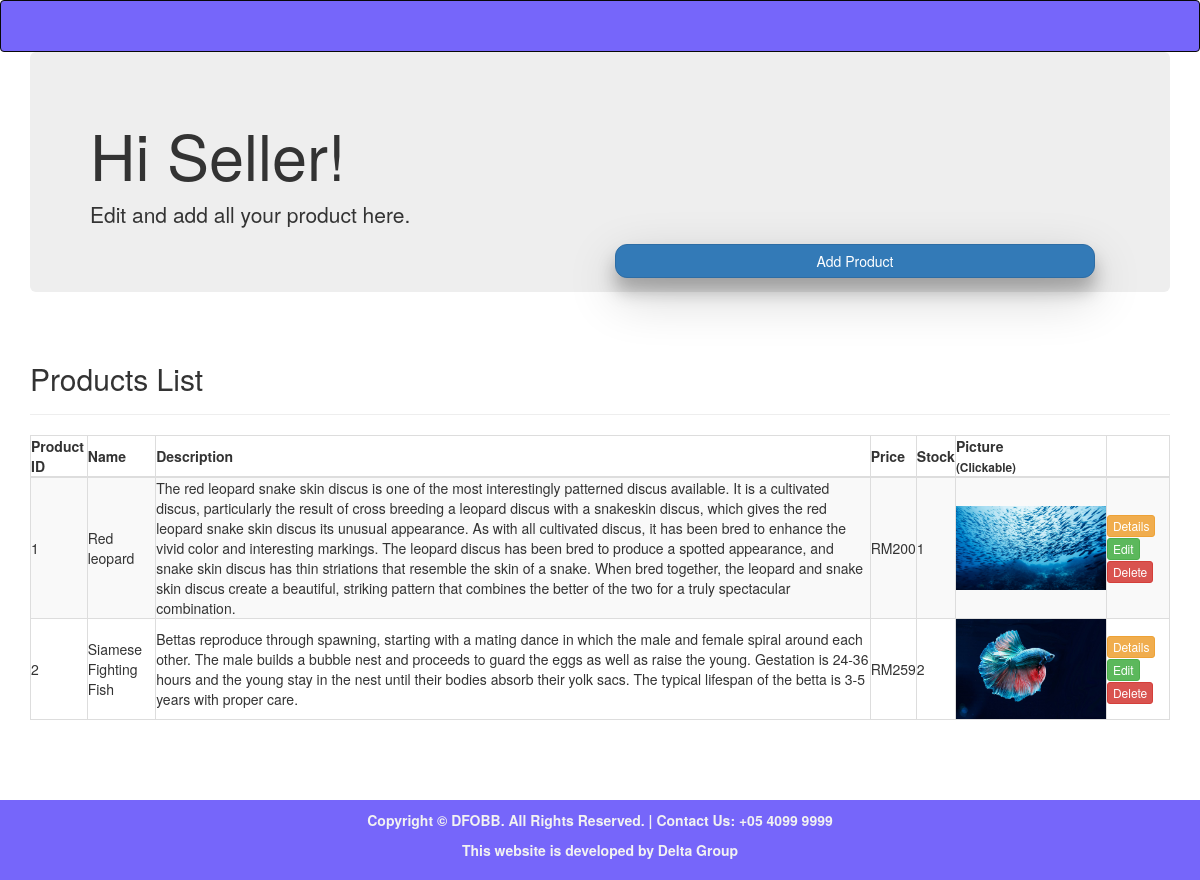
/sellerpage.php, run on an earlier commit of the app's database.
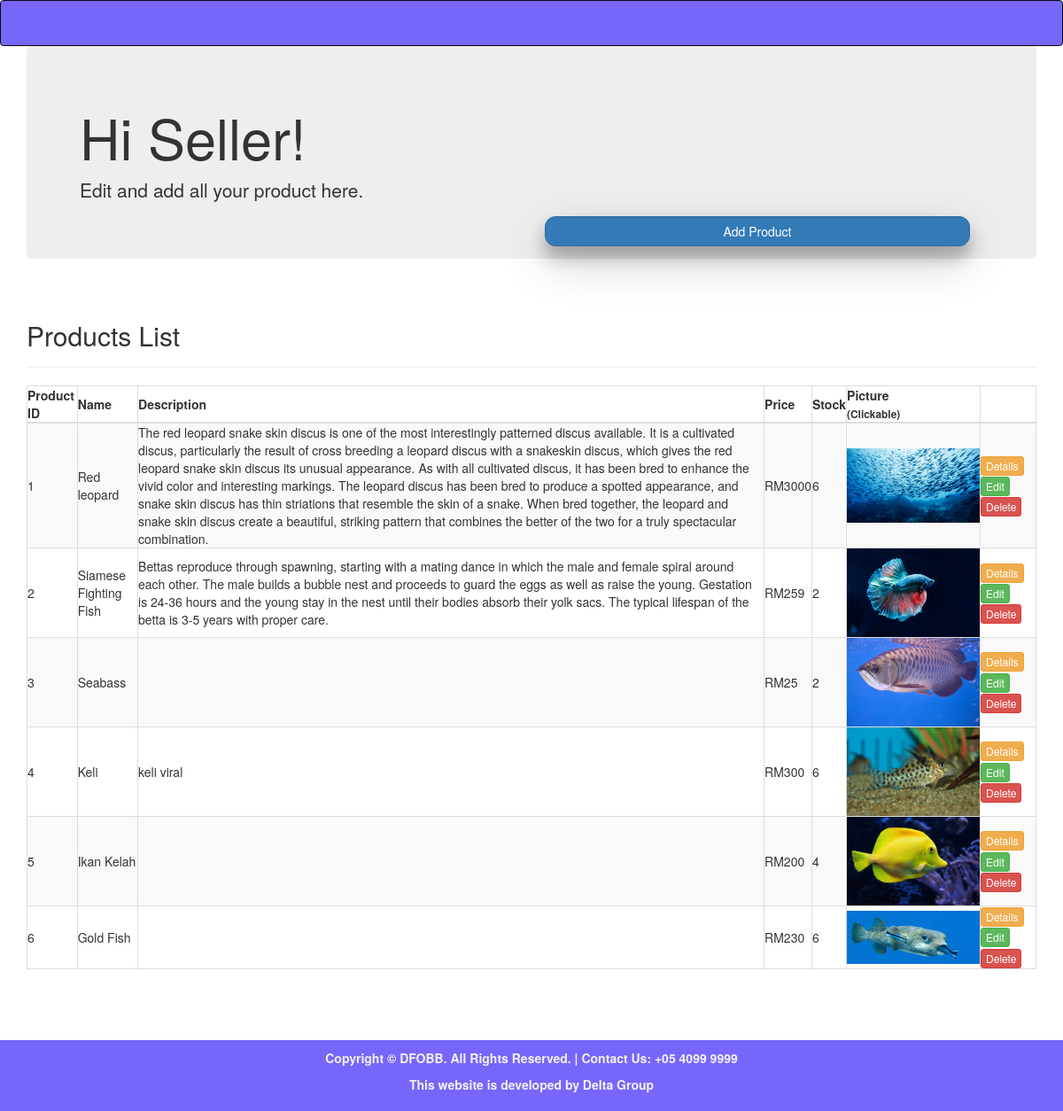
And on a later commit of the database.
### tables this page shows
CREATE TABLE `tbl_productsell_delta` (
  `ID` int(11) NOT NULL,
  `PICTURE` varchar(255) NOT NULL,
  `NAME` varchar(255) NOT NULL,
  `DESCRIPTION` text NOT NULL,
  `SELLER` varchar(50) DEFAULT NULL,
  `PRICE` int(11) NOT NULL,
  `STOCK` int(50) DEFAULT NULL
);

### sellerpage.php (the view, shortened to what this page needs)
<?php
  include_once 'add_products_crud2.php';
?>
<!DOCTYPE html>
<html>
    <head>
        <link rel="stylesheet" href="bootstrap/css/bootstrap.min.css" type="text/css">
        <link rel="stylesheet" href="css/style3.css" type="text/css">
    </head>
    <body>
        <div>
            <?php
                require 'header.php';
            ?>
            <div class="container">
                <div class="jumbotron">
                    <h1>Hi Seller!</h1>
                    <p>Edit and add all your product here.</p>
                    <div class="col-md-6" style="float: right;">
                    <p><a href="add_products.php" role="button" class="btn btn-primary btn-block" style="border-radius: 12px;  box-shadow: 0 13px 17px 0 rgba(0,0,0,0.25), 0 18px 51px 0 rgba(0,0,0,0.20); ">Add Product</a></p>
                </div>
                </div>
    <div class="row">
      <div class="container">
        <div class="page-header">
          <h2>Products List</h2>
        </div>
        <table id="productlist" style="width: 100%; height: 100%;" class="table-dark table-striped table-bordered hover" id="table">
          <thead>
          <tr>
            <th>Product ID</th>
            <th>Name</th>
            <th>Description</th>
            <th>Price</th>
            <th>Stock</th>
            <th>Picture<br><small>(Clickable)</small></th>
            <th></th>
          </tr>
          </thead>
          <tbody>
          <?php
          try {
            $conn = new PDO("mysql:host=$servername;dbname=$dbname", $username, $password);
            $conn->setAttribute(PDO::ATTR_ERRMODE, PDO::ERRMODE_EXCEPTION);
            $stmt = $conn->prepare("SELECT * FROM tbl_productsell_delta");
            $stmt->execute();
            $result = $stmt->fetchAll();
          }
          catch(PDOException $e){
            echo "Error: " . $e->getMessage();
          }
          foreach($result as $readrow) {
            ?>
            <tr>
              <td><?php echo $readrow['ID'];?></td>
              <td><?php echo $readrow['NAME']; ?></td>
              <td><?php echo $readrow['DESCRIPTION']; ?></td>
              <td><?php echo 'RM'.$readrow['PRICE']; ?></td>
              <td><?php echo $readrow['STOCK']; ?></td>
              <?php if(file_exists('pictures_sell/'. $readrow['PICTURE']) && isset($readrow['PICTURE'])){
                $img = 'pictures_sell/'.$readrow['PICTURE'];
                echo '<td><img data-toggle="modal" data-target="#'.$readrow['ID'].'" width=150px; src="'.$img.'"></td>';
              }
              else{
                $img = 'nophoto.jpg';
                echo '<td><img width=150px%; data-toggle="modal" data-target="#'.$readrow['ID'].'" src="nophoto.jpg"'.'></td>';
              } ?>
              <td>
                <a href="products_detail_sell.php?pid=<?php echo $readrow['ID']; ?>" class="btn btn-warning btn-xs" role="button">Details</a>
                <a href="add_products.php?edit=<?php echo $readrow['ID']; ?>" class="btn btn-success btn-xs" role="button"> Edit </a>
                <a href="sellerpage.php?delete=<?php echo $readrow['ID']; ?>" onclick="return confirm('Are you sure to delete?');" class="btn btn-danger btn-xs" role="button">Delete</a>
              </td>
            </tr>
            <?php
          }
          ?>
          </tbody>
        </table>
      </div>
    </div>
  </div>
            <br><br><br><br><br><br><br><br>
           <footer class="footer">
               <div class="container">
               <center>
                   <p>Copyright &copy DFOBB. All Rights Reserved. | Contact Us: +05 4099 9999</p>
                   <p>This website is developed by Delta Group</p>
               </center>
               </div>
           </footer>
    </body>
</html>

What changed in the data, as far as the page shows it:
changed tbl_productsell_delta "Red leopard": PRICE "200" → "3000"; STOCK "1" → "6"
added tbl_productsell_delta: ID "3", NAME "Seabass", PRICE "25", STOCK "2", PICTURE (picture)
added tbl_productsell_delta: ID "4", NAME "Keli", DESCRIPTION "keli viral", PRICE "300", STOCK "6", PICTURE (picture)
added tbl_productsell_delta: ID "5", NAME "Ikan Kelah", PRICE "200", STOCK "4", PICTURE (picture)
added tbl_productsell_delta: ID "6", NAME "Gold Fish", PRICE "230", STOCK "6", PICTURE (picture)
